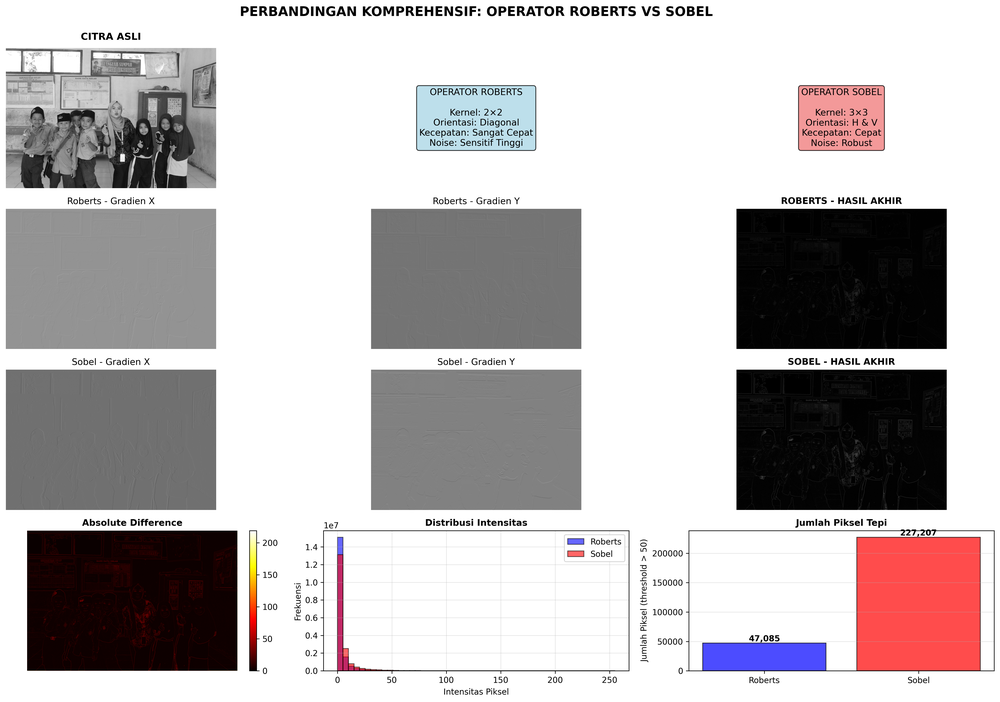
#> input picture output/hasil_perbandingan_lengkap.png, 1000 x 702 px, shrunk from 5126 x 3597 before the run, given in place of IMG_5890.JPG, which was not available
$ python edge_detection.py
#> lines starting #> are read from the running program, lines starting #| are printed output that depends on the picture; pictures that were not available may be replaced by others from this repository, and a replacement may not be noted
#|   - Dimensi: 702 x 1000 piksel
#|   - Tipe data: float32
"""
Program Perbandingan Operator Roberts dan Sobel untuk Deteksi Tepi
Mata Kuliah: Pengolahan Citra Digital
Implementasi: imageio + numpy + matplotlib

Nama: Yulinda Fitri
Kelas: TI23E
"""

import imageio.v2 as img
import numpy as np
import matplotlib.pyplot as plt
import time
from math import log10, sqrt
import os

# ============================================
# DEFINISI OPERATOR
# ============================================

# Operator Roberts (2x2) - Deteksi tepi diagonal
robertsX = np.array([
    [1, 0],
    [0, -1]
])

robertsY = np.array([
    [0, 1],
    [-1, 0]
])

# Operator Sobel (3x3) - Deteksi tepi horizontal dan vertikal
sobelX = np.array([
    [-1, 0, 1],
    [-2, 0, 2],
    [-1, 0, 1]
])

sobelY = np.array([
    [-1, -2, -1],
    [0, 0, 0],
    [1, 2, 1]
])

# ============================================
# FUNGSI DETEKSI TEPI ROBERTS
# ============================================

def roberts_edge_detection(image):
    """
    Implementasi Operator Roberts untuk deteksi tepi

    Parameter:
        image: numpy array - citra input dalam grayscale

    Return:
        Gx: gradien arah X
        Gy: gradien arah Y
        G: magnitude gradien (hasil deteksi tepi)
    """
    # Padding untuk menghindari out of bounds
    imgPad = np.pad(image, pad_width=1, mode='constant', constant_values=0)

    # Inisialisasi matriks gradien
    Gx = np.zeros_like(image)
    Gy = np.zeros_like(image)

    # Konvolusi dengan operator Roberts (2x2)
    for y in range(image.shape[0]):
        for x in range(image.shape[1]):
            # Ekstrak area 2x2
            area = imgPad[y:y+2, x:x+2]

            # Hitung gradien X dan Y
            Gx[y, x] = np.sum(area * robertsX)
            Gy[y, x] = np.sum(area * robertsY)
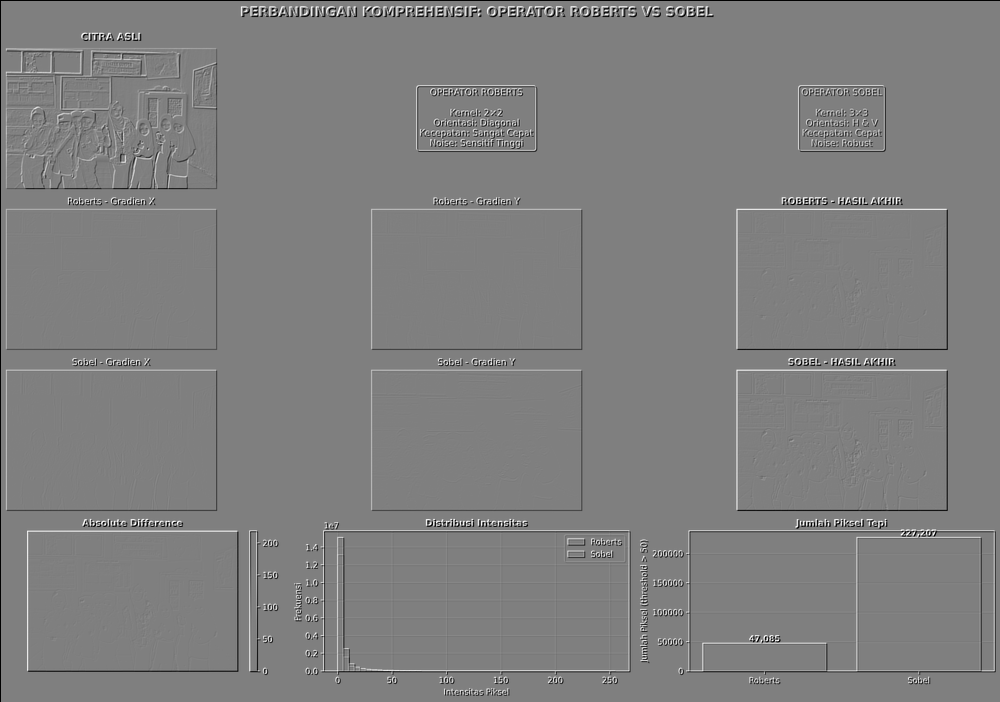
#> Gx: shape (702, 1000) float32; min -255, max 255, mean -0.6; drawn with min black and max white

    # Hitung magnitude gradien menggunakan rumus Euclidean
    G = np.sqrt(Gx**2 + Gy**2)

    # Normalisasi ke range 0-255
    if G.max() != 0:
        G = (G / G.max()) * 255
    G = np.clip(G, 0, 255).astype(np.uint8)

    return Gx, Gy, G

# ============================================
# FUNGSI DETEKSI TEPI SOBEL
# ============================================

def sobel_edge_detection(image):
    """
    Implementasi Operator Sobel untuk deteksi tepi

    Parameter:
        image: numpy array - citra input dalam grayscale

    Return:
        Gx: gradien arah X
        Gy: gradien arah Y
        G: magnitude gradien (hasil deteksi tepi)
    """
    # Padding untuk kernel 3x3
    imgPad = np.pad(image, pad_width=1, mode='constant', constant_values=0)

    # Inisialisasi matriks gradien
    Gx = np.zeros_like(image)
    Gy = np.zeros_like(image)

    # Konvolusi dengan operator Sobel (3x3)
    for y in range(1, imgPad.shape[0]-1):
        for x in range(1, imgPad.shape[1]-1):
            # Ekstrak area 3x3
            area = imgPad[y-1:y+2, x-1:x+2]

            # Hitung gradien X dan Y
            Gx[y-1, x-1] = np.sum(area * sobelX)
            Gy[y-1, x-1] = np.sum(area * sobelY)
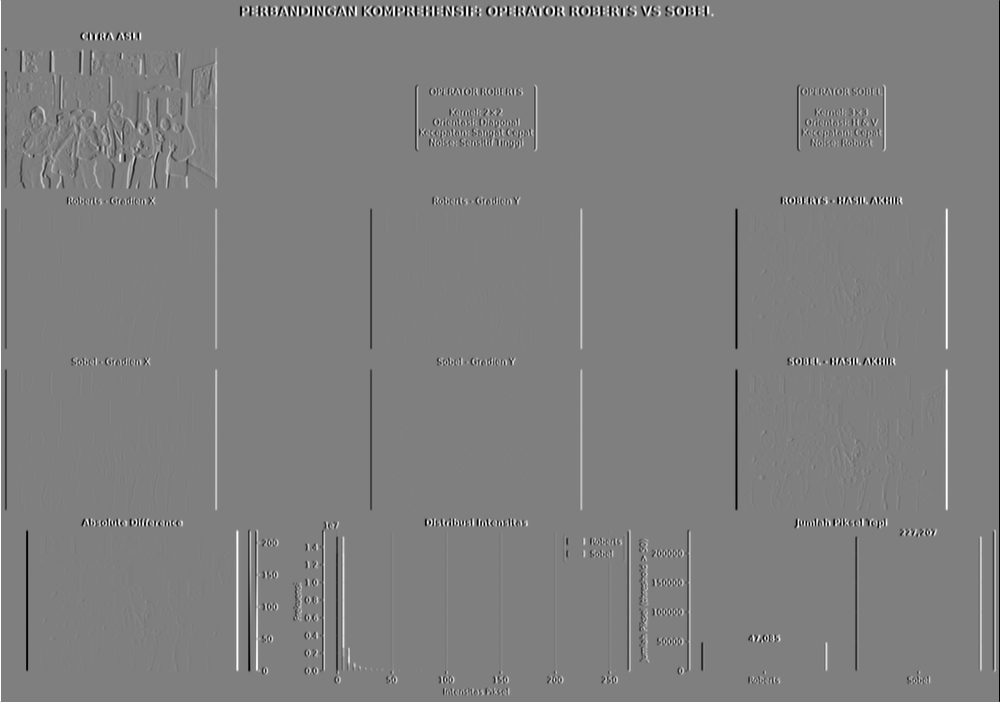
#> Gx: shape (702, 1000) float32; min -1020, max 1020, mean 0; drawn with min black and max white
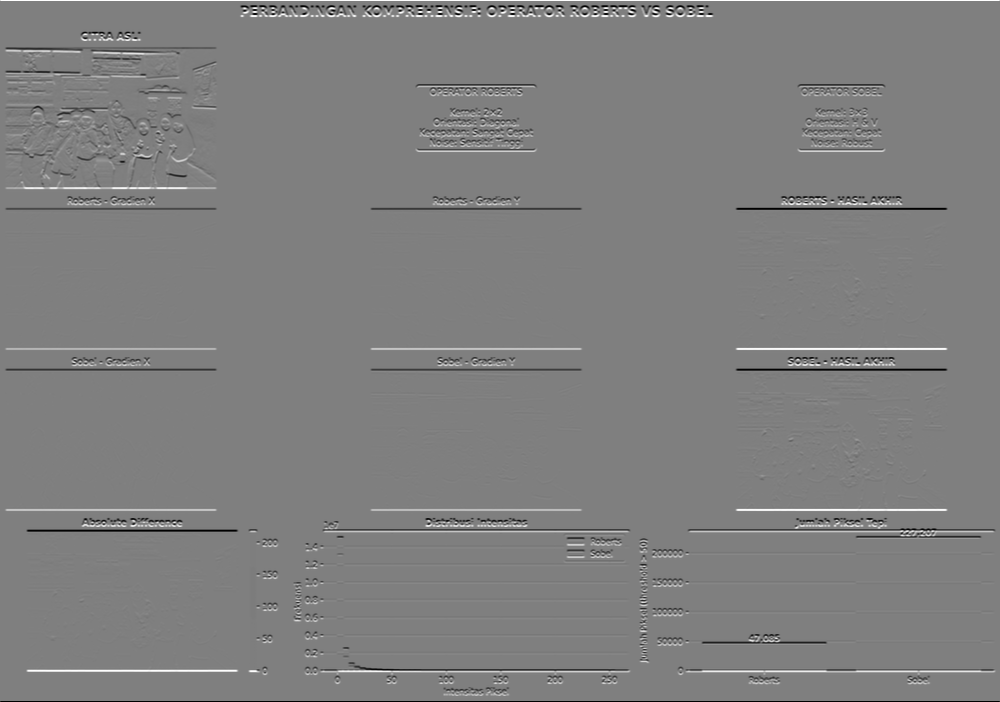
#> Gy: shape (702, 1000) float32; min -1020, max 1020, mean 0; drawn with min black and max white

    # Hitung magnitude gradien menggunakan rumus Euclidean
    G = np.sqrt(Gx**2 + Gy**2)
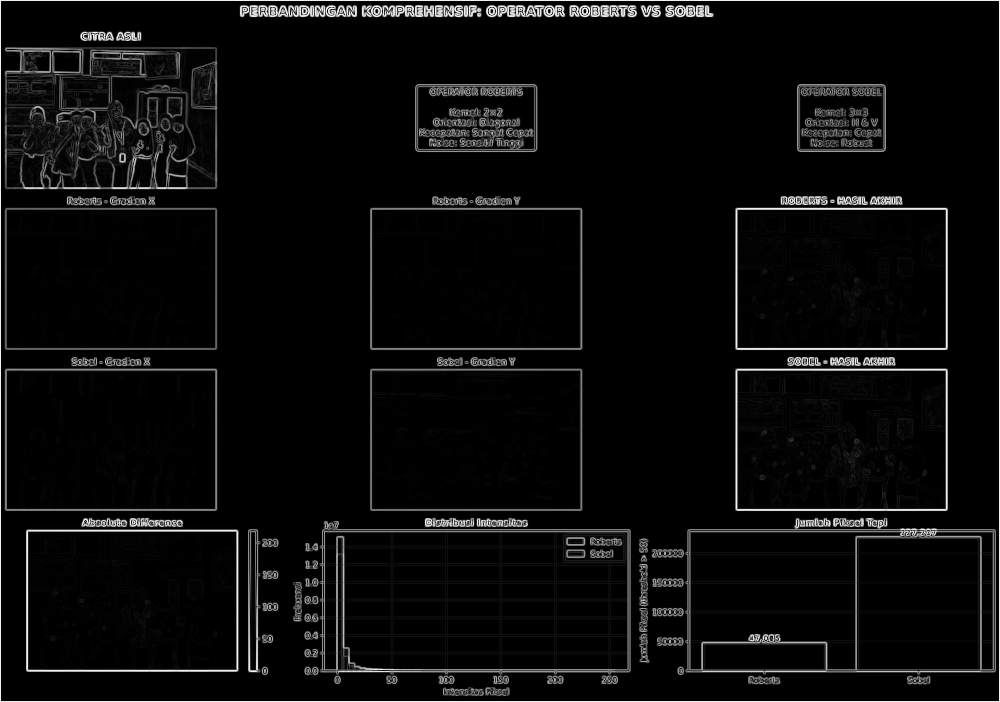
#> G: shape (702, 1000) float32; min 0, max 1082.8, mean 48.8; drawn with min black and max white

    # Normalisasi ke range 0-255
    if G.max() != 0:
        G = (G / G.max()) * 255
    G = np.clip(G, 0, 255).astype(np.uint8)

    return Gx, Gy, G

# ============================================
# FUNGSI METRICS
# ============================================

def calculate_mse(img1, img2):
    """Menghitung Mean Squared Error"""
    return np.mean((img1.astype(float) - img2.astype(float)) ** 2)

def calculate_psnr(img1, img2):
    """Menghitung Peak Signal-to-Noise Ratio"""
    mse_val = calculate_mse(img1, img2)
    if mse_val == 0:
        return float('inf')
    return 20 * log10(255.0 / sqrt(mse_val))

# ============================================
# FUNGSI ANALISIS LENGKAP
# ============================================

def analyze_comprehensive(roberts_result, sobel_result, roberts_time, sobel_time):
    """
    Analisis kuantitatif lengkap hasil deteksi tepi
    """
#> called with roberts_time = 8.13, sobel_time = 9.48
    print("\n" + "="*70)
    print("          ANALISIS KOMPARATIF ROBERTS VS SOBEL")
    print("="*70)

    # 1. STATISTIK DASAR
    print("\n📊 1. STATISTIK INTENSITAS TEPI")
    print("-" * 70)
    print(f"{'Metrik':<30} {'Roberts':<20} {'Sobel':<20}")
    print("-" * 70)
    print(f"{'Mean Intensity':<30} {np.mean(roberts_result):<20.2f} {np.mean(sobel_result):<20.2f}")
#| Mean Intensity                 7.92                 11.28
    print(f"{'Std Deviation':<30} {np.std(roberts_result):<20.2f} {np.std(sobel_result):<20.2f}")
#| Std Deviation                  29.85                37.76
    print(f"{'Min Value':<30} {np.min(roberts_result):<20} {np.min(sobel_result):<20}")
#| Min Value                      0                    0
    print(f"{'Max Value':<30} {np.max(roberts_result):<20} {np.max(sobel_result):<20}")
#| Max Value                      255                  255

    # 2. EDGE DETECTION METRICS
    threshold = 50
    roberts_edges = np.sum(roberts_result > threshold)
#> roberts_edges = 36124
    sobel_edges = np.sum(sobel_result > threshold)
#> sobel_edges = 51315

    print(f"\n🔍 2. JUMLAH PIKSEL TEPI (Threshold > {threshold})")
    print("-" * 70)
    print(f"Roberts: {roberts_edges:,} piksel")
#| Roberts: 36,124 piksel
    print(f"Sobel  : {sobel_edges:,} piksel")
#| Sobel  : 51,315 piksel
    print(f"Selisih: {abs(roberts_edges - sobel_edges):,} piksel ({abs(roberts_edges - sobel_edges)/max(roberts_edges, sobel_edges)*100:.2f}%)")
#| Selisih: 15,191 piksel (29.60%)

    # 3. CORRELATION & SIMILARITY
    diff = np.abs(roberts_result.astype(float) - sobel_result.astype(float))
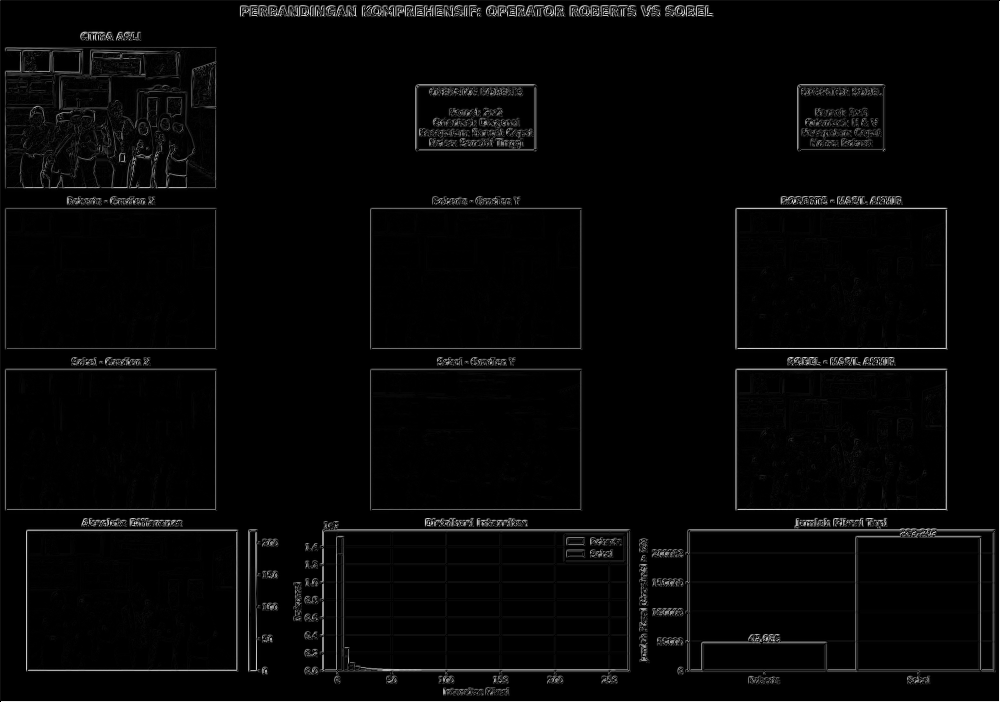
#> diff: shape (702, 1000) float64; min 0, max 254, mean 6.2
    correlation = np.corrcoef(roberts_result.flatten(), sobel_result.flatten())[0, 1]
#> correlation = 0.754

    print(f"\n📈 3. SIMILARITY METRICS")
    print("-" * 70)
    print(f"Mean Absolute Difference : {np.mean(diff):.2f}")
#| Mean Absolute Difference : 6.19
    print(f"Correlation Coefficient  : {correlation:.4f}")
#| Correlation Coefficient  : 0.7537
    print(f"MSE (Roberts vs Sobel)   : {calculate_mse(roberts_result, sobel_result):.2f}")
#| MSE (Roberts vs Sobel)   : 628.95
    print(f"PSNR (Roberts vs Sobel)  : {calculate_psnr(roberts_result, sobel_result):.2f} dB")
#> in calculate_psnr, `mse_val = calculate_mse(img1, img2)`: mse_val = 629
#| PSNR (Roberts vs Sobel)  : 20.14 dB

    # 4. PERFORMANCE
    print(f"\n⚡ 4. PERFORMANCE METRICS")
    print("-" * 70)
    print(f"Roberts Processing Time  : {roberts_time:.4f} seconds")
    print(f"Sobel Processing Time    : {sobel_time:.4f} seconds")
    speedup = ((sobel_time - roberts_time) / sobel_time) * 100
    print(f"Roberts Speedup          : {speedup:.2f}% faster" if speedup > 0 else f"Sobel Speedup: {-speedup:.2f}% faster")

    # 5. CONTRAST
    roberts_contrast = np.max(roberts_result) - np.min(roberts_result)
#> roberts_contrast = 255
    sobel_contrast = np.max(sobel_result) - np.min(sobel_result)
#> sobel_contrast = 255

    print(f"\n🎨 5. CONTRAST ANALYSIS")
    print("-" * 70)
    print(f"Roberts Contrast : {roberts_contrast}")
#| Roberts Contrast : 255
    print(f"Sobel Contrast   : {sobel_contrast}")
#| Sobel Contrast   : 255

    print("\n" + "="*70)

    return diff

# ============================================
# FUNGSI VISUALISASI
# ============================================

def create_visualization(image, roberts_Gx, roberts_Gy, roberts_G,
                        sobel_Gx, sobel_Gy, sobel_G, diff):
    """
    Membuat visualisasi lengkap hasil deteksi tepi
    """
    fig = plt.figure(figsize=(18, 12))

    # Row 1: Original Image dan Info
    plt.subplot(4, 3, 1)
    plt.imshow(image, cmap='gray')
    plt.title('CITRA ASLI', fontsize=12, fontweight='bold', pad=10)
    plt.axis('off')

    plt.subplot(4, 3, 2)
    plt.text(0.5, 0.5, 'OPERATOR ROBERTS\n\n' +
             'Kernel: 2×2\n' +
             'Orientasi: Diagonal\n' +
             'Kecepatan: Sangat Cepat\n' +
             'Noise: Sensitif Tinggi',
             ha='center', va='center', fontsize=11,
             bbox=dict(boxstyle='round', facecolor='lightblue', alpha=0.8))
    plt.axis('off')

    plt.subplot(4, 3, 3)
    plt.text(0.5, 0.5, 'OPERATOR SOBEL\n\n' +
             'Kernel: 3×3\n' +
             'Orientasi: H & V\n' +
             'Kecepatan: Cepat\n' +
             'Noise: Robust',
             ha='center', va='center', fontsize=11,
             bbox=dict(boxstyle='round', facecolor='lightcoral', alpha=0.8))
    plt.axis('off')

    # Row 2: Roberts Gradients
    plt.subplot(4, 3, 4)
    plt.imshow(roberts_Gx, cmap='gray')
    plt.title('Roberts - Gradien X', fontsize=11)
    plt.axis('off')

    plt.subplot(4, 3, 5)
    plt.imshow(roberts_Gy, cmap='gray')
    plt.title('Roberts - Gradien Y', fontsize=11)
    plt.axis('off')

    plt.subplot(4, 3, 6)
    plt.imshow(roberts_G, cmap='gray')
    plt.title('ROBERTS - HASIL AKHIR', fontsize=11, fontweight='bold')
    plt.axis('off')

    # Row 3: Sobel Gradients
    plt.subplot(4, 3, 7)
    plt.imshow(sobel_Gx, cmap='gray')
    plt.title('Sobel - Gradien X', fontsize=11)
    plt.axis('off')

    plt.subplot(4, 3, 8)
    plt.imshow(sobel_Gy, cmap='gray')
    plt.title('Sobel - Gradien Y', fontsize=11)
    plt.axis('off')

    plt.subplot(4, 3, 9)
    plt.imshow(sobel_G, cmap='gray')
    plt.title('SOBEL - HASIL AKHIR', fontsize=11, fontweight='bold')
    plt.axis('off')

    # Row 4: Analysis
    plt.subplot(4, 3, 10)
    plt.imshow(diff, cmap='hot')
    plt.title('Absolute Difference', fontsize=11, fontweight='bold')
    plt.colorbar(fraction=0.046, pad=0.04)
    plt.axis('off')

    plt.subplot(4, 3, 11)
    plt.hist(roberts_G.flatten(), bins=50, alpha=0.6, label='Roberts', color='blue', edgecolor='black')
    plt.hist(sobel_G.flatten(), bins=50, alpha=0.6, label='Sobel', color='red', edgecolor='black')
    plt.title('Distribusi Intensitas', fontsize=11, fontweight='bold')
    plt.xlabel('Intensitas Piksel')
    plt.ylabel('Frekuensi')
    plt.legend(loc='upper right')
    plt.grid(True, alpha=0.3)

    plt.subplot(4, 3, 12)
    categories = ['Roberts', 'Sobel']
    edge_counts = [np.sum(roberts_G > 50), np.sum(sobel_G > 50)]
#> edge_counts = [36124, 51315]
    bars = plt.bar(categories, edge_counts, color=['blue', 'red'], alpha=0.7, edgecolor='black')
    plt.title('Jumlah Piksel Tepi', fontsize=11, fontweight='bold')
    plt.ylabel('Jumlah Piksel (threshold > 50)')
    plt.grid(True, alpha=0.3, axis='y')

    # Add value labels on bars
    for bar in bars:
        height = bar.get_height()
        plt.text(bar.get_x() + bar.get_width()/2., height,
                f'{int(height):,}',
                ha='center', va='bottom', fontweight='bold')
#> this loop made 2 passes
#> height on passes 1 to 2: 36124, 51315

    plt.suptitle('PERBANDINGAN KOMPREHENSIF: OPERATOR ROBERTS VS SOBEL',
                 fontsize=16, fontweight='bold', y=0.995)

    plt.tight_layout()

    return fig

# ============================================
# MAIN PROGRAM
# ============================================

def main():
    """
    Fungsi utama program
    """
    print("="*70)
    print("   PROGRAM PERBANDINGAN OPERATOR ROBERTS DAN SOBEL")
    print("   Implementasi: imageio + numpy + matplotlib")
    print("="*70)

    # Path gambar - UBAH SESUAI LOKASI ANDA
    image_path = r"C:\Users\asusa\Pictures\Youlin\IMG_5890.JPG"

    try:
        # Baca citra
        print(f"\n📂 Membaca citra dari: {image_path}")
        image = img.imread(image_path, mode='F')
        print(f"✓ Berhasil membaca citra")
        print(f"  - Dimensi: {image.shape[0]} x {image.shape[1]} piksel")
        print(f"  - Tipe data: {image.dtype}")

        # Proses Roberts
        print(f"\n⚙️  Memproses Operator Roberts...")
        start_time = time.perf_counter()
        roberts_Gx, roberts_Gy, roberts_G = roberts_edge_detection(image)
        roberts_time = time.perf_counter() - start_time
        print(f"✓ Selesai dalam {roberts_time:.4f} detik")

        # Proses Sobel
        print(f"\n⚙️  Memproses Operator Sobel...")
        start_time = time.perf_counter()
        sobel_Gx, sobel_Gy, sobel_G = sobel_edge_detection(image)
        sobel_time = time.perf_counter() - start_time
        print(f"✓ Selesai dalam {sobel_time:.4f} detik")

        # Analisis
        diff = analyze_comprehensive(roberts_G, sobel_G, roberts_time, sobel_time)

        # Visualisasi
        print(f"\n📊 Membuat visualisasi...")
        fig = create_visualization(image, roberts_Gx, roberts_Gy, roberts_G,
                                   sobel_Gx, sobel_Gy, sobel_G, diff)

        # Simpan hasil
        output_dir = "output"
        os.makedirs(output_dir, exist_ok=True)
        output_path = os.path.join(output_dir, "hasil_perbandingan_lengkap.png")
        fig.savefig(output_path, dpi=300, bbox_inches='tight')
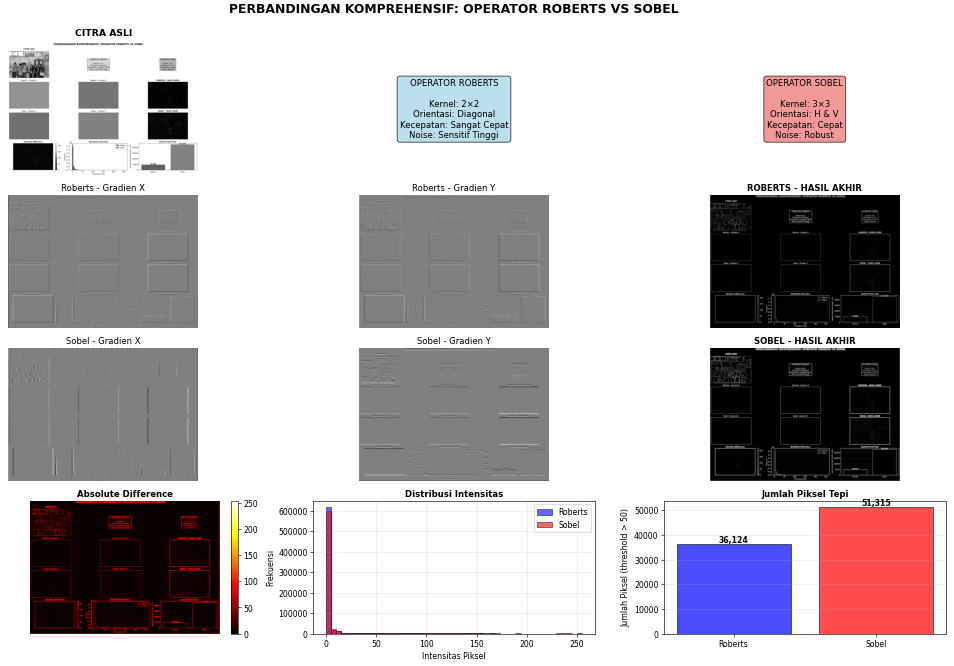
#> figure drawn by matplotlib, 11 panels; panel 10: tallest bar 617879 high, from x = 0 to 5.1; panel 10: tallest bar 597701 high, from x = 0 to 5.1
        print(f"✓ Visualisasi disimpan: {output_path}")

        plt.show()

        print("\n" + "="*70)
        print("                  PROGRAM SELESAI")
        print("="*70)

    except FileNotFoundError:
        print(f"\n❌ Error: File tidak ditemukan!")
        print(f"   Path: {image_path}")
        print(f"   Silakan update variabel 'image_path' dengan path yang benar.")

    except Exception as e:
        print(f"\n❌ Error: {str(e)}")
        print(f"   Tipe error: {type(e).__name__}")

# ============================================
# JALANKAN PROGRAM
# ============================================

if __name__ == "__main__":
    main()
